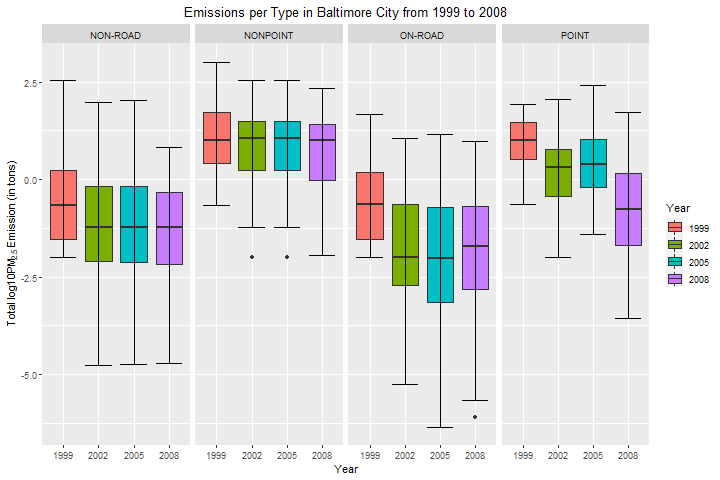

Generate this figure with R:
## read data
source("read_data.R")

## plot3
library(ggplot2)
png(filename = "plot3.png",width = 720, height = 480, units = "px")
g <- ggplot(df2, aes(x=as.factor(year), y = log10(Emissions), fill=as.factor(year), group = as.factor(year)))
g + geom_boxplot() + 
        facet_grid(.~ type) + 
        stat_boxplot(geom="errorbar")+
        labs(x = "Year")+
        labs(fill = "Year")+
        labs(y = expression('Total log10PM'[2.5]*" Emission (in tons)"))+
        labs(title = "Emissions per Type in Baltimore City from 1999 to 2008")+
        theme(plot.title = element_text(hjust = 0.5))
dev.off()
